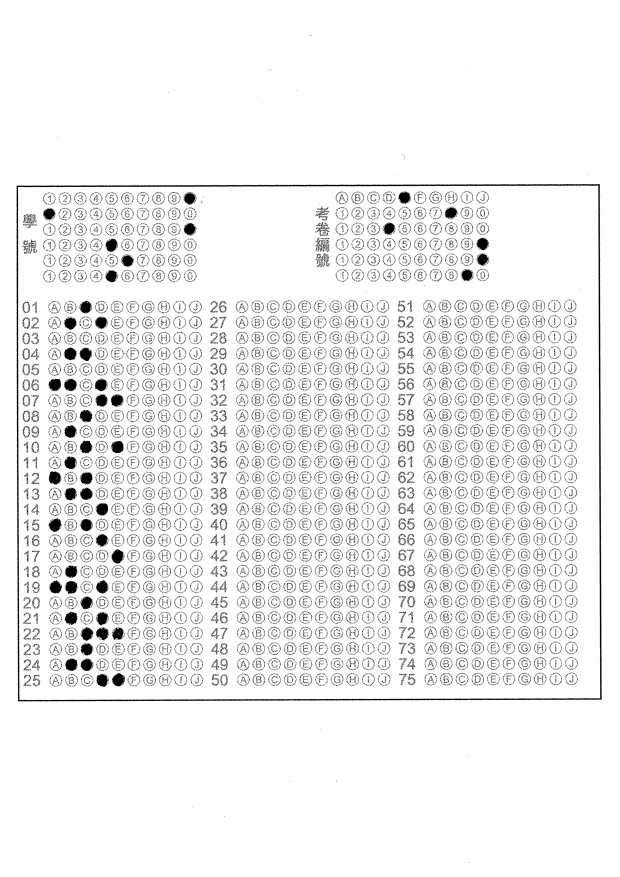
#> input picture test/1.png, 1240 x 1754 px, found by its file name (shown at 1/2 size)
$ python test.py   (older library calls are emulated)
#> lines starting #> are read from the running program, lines starting #| are printed output that depends on the picture; after the words box and inside, x2 and y2 are one past the last pixel; in counts of white or black regions, pixels touching at a corner belong together
### model.py

from PIL import Image, ImageDraw, ImageFont
import cv2
import numpy as np
import os.path
import check, word

class Model():

    def __init__(self,width=4500, height=4000, font_color=(190,190,190,255)) :
#> called with width = 4500, height = 4000, font_color = (190, 190, 190, 255)
        self.count = 0
        self.padding = 50
        self.font_size = 120
        self.pic_size = 120
        self.width = width
        self.height = height
        self.font_color = font_color
        self.font = ImageFont.truetype("unicode.ttf", self.font_size, encoding="unic")
        self.canvas = Image.new( "RGBA", (self.width,self.height) )
#> self.canvas: PIL image 4500x4000 RGBA; every value is 0
        self.draw = ImageDraw.Draw( self.canvas )
        self.questInit()
        self.quest_option = [[],[]]
        self.test_option = [[],[]]
        self.student_option = [[],[]]
        self.questStart = -1
        self.border_offset = 0
        self.border_width = 30

###############################################################
                    # Make Model
###############################################################
    def drawText(self,text,location=(0,0)):
        self.draw.text( (location), text, font=self.font, fill=self.font_color )

    def questInit(self, x=0, y=0) :
        self.quest_left = x
        self.quest_up = y
        self.quest_right = 0
        self.quest_down = 0

    def questBorderX(self,x=0):
        if self.quest_right < x :
            self.quest_right = x

    def questBorderY(self,y=0):
        if self.quest_down < y :
            self.quest_down = y
            # print(self.quest_down)

    def questNum(self):
        self.count += 1
        yield '{:0>2}\n'.format( str(self.count) )

    # [7 lines left out: function drawQuest, not called in this run]

    def optionChain(self,sequence,path='rect'):
#> called with sequence = '1234567890', path = 'rect'
        files = ['{}/{}.png'.format(path,c) for c in sequence ]
        try :
            images = list(map(Image.open, files))
        except :
            self.wp = word.wordPicture()
            for i,f in enumerate(files):
                # assert os.path.exists(f), "Noooooooo!"
                if not os.path.exists(f) :
                    self.wp.draw_word_with_rectangle(f[-5],path=path)
#> this loop made 10 passes
#> pass 2, in findHeart, `open_cv_image = np.array(self.image.convert('L'))`:
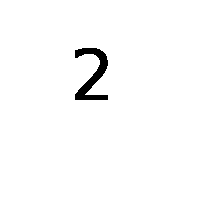
#> open_cv_image: shape (210, 210); 98.3% white; 1 black region, box (x1, y1, x2, y2) and area: (75, 48, 108, 100) 731
#> pass 2, in draw_word_with_rectangle, `self.image = self.image.crop(bound)`:
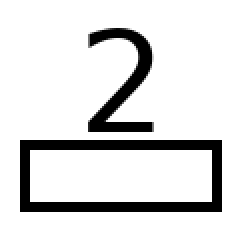
#> self.image: PIL image 120x120 RGBA (shown 2 times larger); mean R, G, B, A 219.6, 219.6, 219.6, 33.7; transparent parts drawn white
                    # self.wp.draw_word_in_circle(f[-5],path=path)
            images = list(map(Image.open, files))
#> images = 10 items
        widths, heights = zip(*(i.size for i in images))
#> widths = (1240, 120, 120, 120, 120, 120, 120, 120, 120, 120); heights = (1754, 120, 120, 120, 120, 120, 120, 120, 120, 120)
        total_width = sum(widths)
#> total_width = 2320
        max_height = max(heights)
#> max_height = 1754
#> (the run stopped early here; a loop or call above may not have finished)
